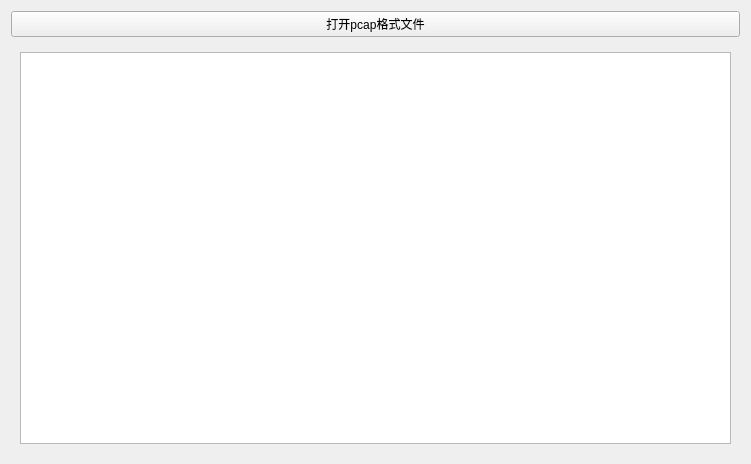
<?xml version="1.0" encoding="UTF-8"?>
<ui version="4.0">
 <class>Form</class>
 <widget class="QWidget" name="Form">
  <property name="geometry">
   <rect>
    <x>0</x>
    <y>0</y>
    <width>751</width>
    <height>464</height>
   </rect>
  </property>
  <property name="windowTitle">
   <string>http解码器</string>
  </property>
  <layout class="QVBoxLayout" name="verticalLayout">
   <item>
    <widget class="QPushButton" name="file">
     <property name="minimumSize">
      <size>
       <width>100</width>
       <height>0</height>
      </size>
     </property>
     <property name="text">
      <string>打开pcap格式文件</string>
     </property>
    </widget>
   </item>
   <item>
    <widget class="QWidget" name="widget" native="true">
     <layout class="QHBoxLayout" name="horizontalLayout">
      <item>
       <widget class="QTextBrowser" name="content"/>
      </item>
     </layout>
    </widget>
   </item>
  </layout>
 </widget>
 <resources/>
 <connections/>
</ui>
